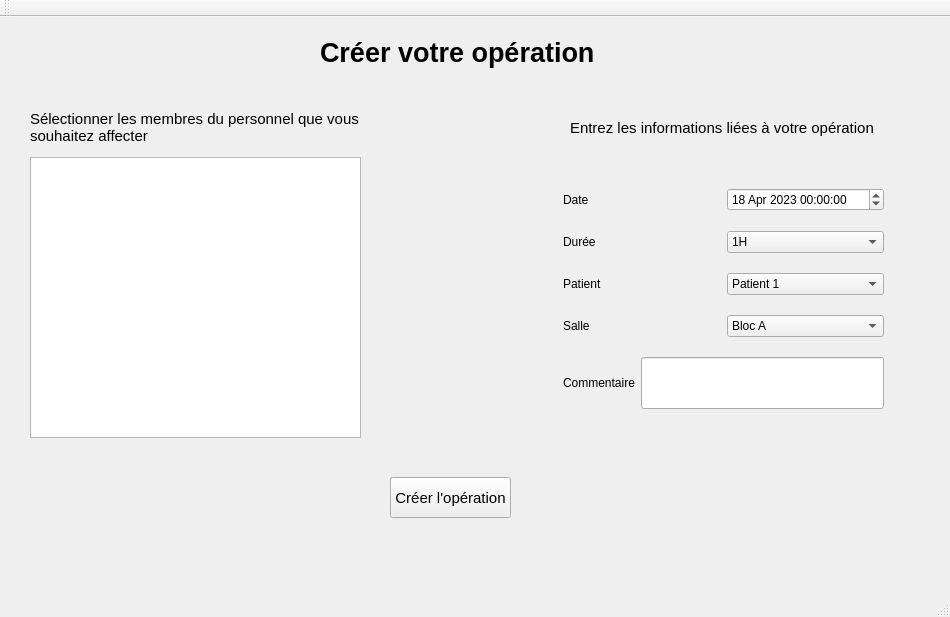
<?xml version="1.0" encoding="UTF-8"?>
<ui version="4.0">
 <class>OperationUIClass</class>
 <widget class="QMainWindow" name="OperationUIClass">
  <property name="geometry">
   <rect>
    <x>0</x>
    <y>0</y>
    <width>950</width>
    <height>617</height>
   </rect>
  </property>
  <property name="windowTitle">
   <string>OperationUI</string>
  </property>
  <widget class="QWidget" name="centralWidget">
   <widget class="QListWidget" name="listWidget">
    <property name="geometry">
     <rect>
      <x>30</x>
      <y>140</y>
      <width>331</width>
      <height>281</height>
     </rect>
    </property>
    <property name="selectionMode">
     <enum>QAbstractItemView::NoSelection</enum>
    </property>
   </widget>
   <widget class="QLabel" name="label">
    <property name="geometry">
     <rect>
      <x>320</x>
      <y>10</y>
      <width>281</width>
      <height>51</height>
     </rect>
    </property>
    <property name="font">
     <font>
      <pointsize>20</pointsize>
      <bold>true</bold>
     </font>
    </property>
    <property name="text">
     <string>Créer votre opération</string>
    </property>
   </widget>
   <widget class="QLabel" name="label_2">
    <property name="geometry">
     <rect>
      <x>30</x>
      <y>80</y>
      <width>331</width>
      <height>61</height>
     </rect>
    </property>
    <property name="font">
     <font>
      <pointsize>11</pointsize>
     </font>
    </property>
    <property name="text">
     <string>Sélectionner les membres du personnel que vous 
souhaitez affecter</string>
    </property>
   </widget>
   <widget class="QLabel" name="label_3">
    <property name="geometry">
     <rect>
      <x>570</x>
      <y>80</y>
      <width>331</width>
      <height>61</height>
     </rect>
    </property>
    <property name="font">
     <font>
      <pointsize>11</pointsize>
     </font>
    </property>
    <property name="text">
     <string>Entrez les informations liées à votre opération</string>
    </property>
   </widget>
   <widget class="QPushButton" name="pushButton">
    <property name="geometry">
     <rect>
      <x>390</x>
      <y>460</y>
      <width>121</width>
      <height>41</height>
     </rect>
    </property>
    <property name="font">
     <font>
      <pointsize>11</pointsize>
     </font>
    </property>
    <property name="text">
     <string>Créer l'opération</string>
    </property>
   </widget>
   <widget class="QWidget" name="layoutWidget">
    <property name="geometry">
     <rect>
      <x>543</x>
      <y>151</y>
      <width>361</width>
      <height>261</height>
     </rect>
    </property>
    <layout class="QVBoxLayout" name="verticalLayout">
     <property name="spacing">
      <number>20</number>
     </property>
     <property name="leftMargin">
      <number>20</number>
     </property>
     <property name="topMargin">
      <number>20</number>
     </property>
     <property name="rightMargin">
      <number>20</number>
     </property>
     <property name="bottomMargin">
      <number>20</number>
     </property>
     <item>
      <layout class="QHBoxLayout" name="horizontalLayout">
       <item>
        <widget class="QLabel" name="label_4">
         <property name="text">
          <string>Date</string>
         </property>
        </widget>
       </item>
       <item>
        <widget class="QDateTimeEdit" name="dateTimeEdit">
         <property name="dateTime">
          <datetime>
           <hour>0</hour>
           <minute>0</minute>
           <second>0</second>
           <year>2023</year>
           <month>4</month>
           <day>18</day>
          </datetime>
         </property>
        </widget>
       </item>
      </layout>
     </item>
     <item>
      <layout class="QHBoxLayout" name="horizontalLayout_2">
       <item>
        <widget class="QLabel" name="label_5">
         <property name="text">
          <string>Durée            </string>
         </property>
        </widget>
       </item>
       <item>
        <widget class="QComboBox" name="comboBox_2">
         <item>
          <property name="text">
           <string>1H</string>
          </property>
         </item>
         <item>
          <property name="text">
           <string>1H30</string>
          </property>
         </item>
         <item>
          <property name="text">
           <string>2H</string>
          </property>
         </item>
         <item>
          <property name="text">
           <string>2H30</string>
          </property>
         </item>
         <item>
          <property name="text">
           <string>3H</string>
          </property>
         </item>
         <item>
          <property name="text">
           <string>3H30</string>
          </property>
         </item>
         <item>
          <property name="text">
           <string>4H</string>
          </property>
         </item>
         <item>
          <property name="text">
           <string>4H30</string>
          </property>
         </item>
         <item>
          <property name="text">
           <string>PLUS</string>
          </property>
         </item>
         <item>
          <property name="text">
           <string>5H ou plus</string>
          </property>
         </item>
        </widget>
       </item>
      </layout>
     </item>
     <item>
      <layout class="QHBoxLayout" name="horizontalLayout_3">
       <item>
        <widget class="QLabel" name="label_6">
         <property name="text">
          <string>Patient</string>
         </property>
        </widget>
       </item>
       <item>
        <widget class="QComboBox" name="comboBox">
         <item>
          <property name="text">
           <string>Patient 1</string>
          </property>
         </item>
         <item>
          <property name="text">
           <string>Patient 2</string>
          </property>
         </item>
         <item>
          <property name="text">
           <string>Patient 3</string>
          </property>
         </item>
         <item>
          <property name="text">
           <string>Patient 4</string>
          </property>
         </item>
        </widget>
       </item>
      </layout>
     </item>
     <item>
      <layout class="QHBoxLayout" name="horizontalLayout_5">
       <item>
        <widget class="QLabel" name="label_8">
         <property name="text">
          <string>Salle</string>
         </property>
        </widget>
       </item>
       <item>
        <widget class="QComboBox" name="comboBox_3">
         <item>
          <property name="text">
           <string>Bloc A</string>
          </property>
         </item>
         <item>
          <property name="text">
           <string>Bloc B</string>
          </property>
         </item>
         <item>
          <property name="text">
           <string>Bloc C</string>
          </property>
         </item>
         <item>
          <property name="text">
           <string>Bloc D</string>
          </property>
         </item>
         <item>
          <property name="text">
           <string>Bloc E</string>
          </property>
         </item>
         <item>
          <property name="text">
           <string>Bloc F</string>
          </property>
         </item>
        </widget>
       </item>
      </layout>
     </item>
     <item>
      <layout class="QHBoxLayout" name="horizontalLayout_4">
       <item>
        <widget class="QLabel" name="label_7">
         <property name="text">
          <string>Commentaire</string>
         </property>
        </widget>
       </item>
       <item>
        <widget class="QLineEdit" name="lineEdit_4">
         <property name="sizePolicy">
          <sizepolicy hsizetype="Expanding" vsizetype="Expanding">
           <horstretch>0</horstretch>
           <verstretch>0</verstretch>
          </sizepolicy>
         </property>
         <property name="sizeIncrement">
          <size>
           <width>0</width>
           <height>50</height>
          </size>
         </property>
        </widget>
       </item>
      </layout>
     </item>
    </layout>
   </widget>
   <widget class="QPushButton" name="pushButton_2">
    <property name="enabled">
     <bool>true</bool>
    </property>
    <property name="geometry">
     <rect>
      <x>30</x>
      <y>10</y>
      <width>51</width>
      <height>51</height>
     </rect>
    </property>
    <property name="styleSheet">
     <string notr="true">border-radius: 25px</string>
    </property>
    <property name="text">
     <string/>
    </property>
    <property name="icon">
     <iconset>
      <normalon>icon.png</normalon>
     </iconset>
    </property>
    <property name="iconSize">
     <size>
      <width>52</width>
      <height>52</height>
     </size>
    </property>
   </widget>
  </widget>
  <widget class="QMenuBar" name="menuBar">
   <property name="geometry">
    <rect>
     <x>0</x>
     <y>0</y>
     <width>950</width>
     <height>22</height>
    </rect>
   </property>
  </widget>
  <widget class="QToolBar" name="mainToolBar">
   <attribute name="toolBarArea">
    <enum>TopToolBarArea</enum>
   </attribute>
   <attribute name="toolBarBreak">
    <bool>false</bool>
   </attribute>
  </widget>
  <widget class="QStatusBar" name="statusBar"/>
 </widget>
 <layoutdefault spacing="6" margin="11"/>
 <resources/>
 <connections/>
</ui>
